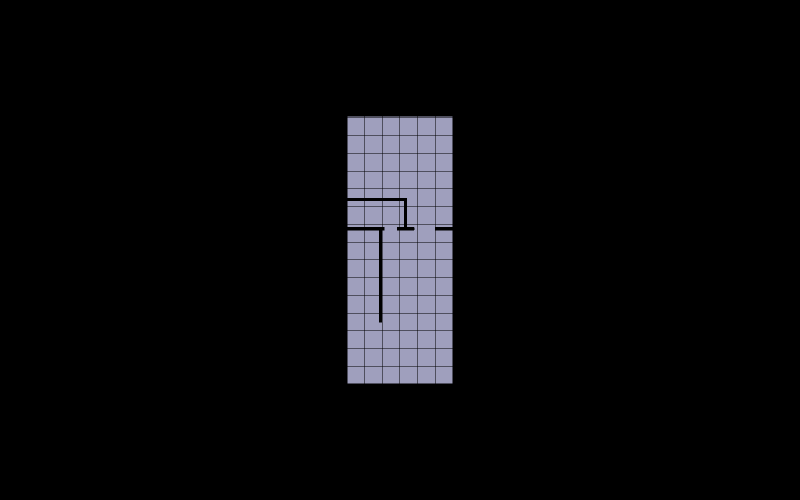
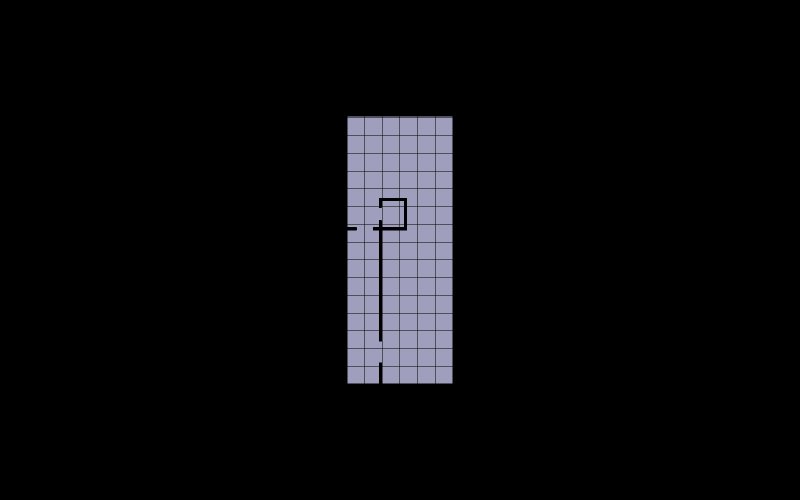
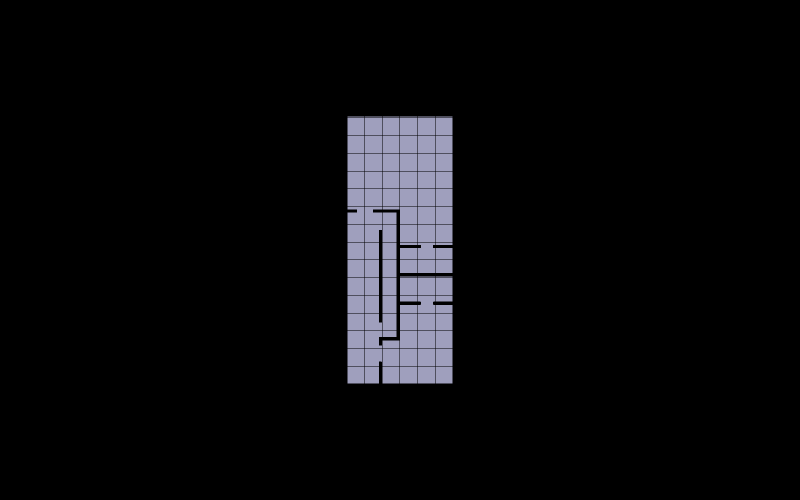
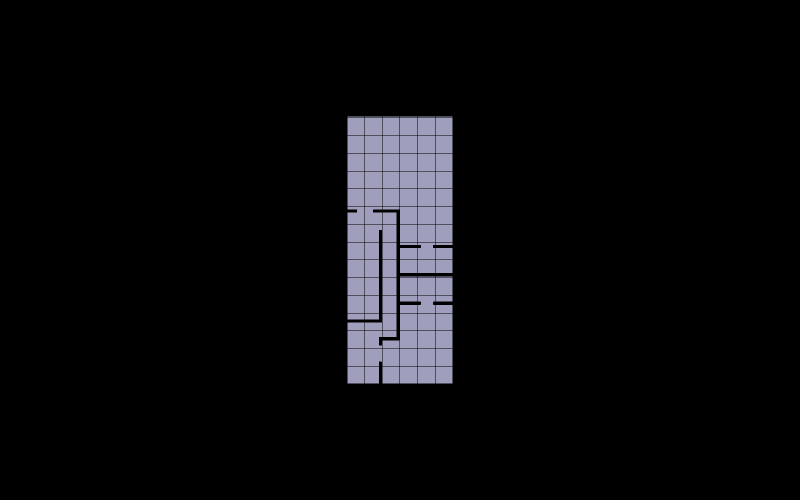

Source (notebook cell) for these figures, in order:
### Markdown cell above
## 8. Show the grid shells

### Code cell
for name, shell in floor_shells.items():
    print(f"\n── {name} ──")
    Topology.Show(
        shell,
        camera=[0, 0, 6],
        faceColor=[210, 210, 250], faceOpacity=0.9,
        edgeColor="black", edgeWidth=1,
        showVertices=False,
        backgroundColor="black",
        width=800, height=500,
        renderer=renderer
    )

### Figure 1 — Plotly figure (JSON) as saved in the notebook; plotly's stock layout.template omitted (floating-point values rounded to 4 significant figures; data arrays with more than 128 entries replaced by an {"elided": "..."} marker saying what was removed)
{"data": [{"hoverinfo": "text", "legendgroup": "2", "legendrank": 2, "line": {"color": "black", "dash": "solid", "width": 1}, "marker": {"size": 0}, "mode": "lines", "name": "1: Untitled (Edges)", "showlegend": false, "text": "", "type": "scatter3d", "x": {"elided": "825 float values"}, "y": {"elided": "825 float values"}, "z": {"elided": "825 int values"}}, {"cmax": 1, "cmin": 0, "color": "#D2D2FA", "colorscale": [[0, "#440154"], [0.1111, "#482878"], [0.2222, "#3e4989"], [0.3333, "#31688e"], [0.4444, "#26828e"], [0.5556, "#1f9e89"], [0.6667, "#35b779"], [0.7778, "#6ece58"], [0.8889, "#b5de2b"], [1, "#fde725"]], "flatshading": true, "hoverinfo": "text", "hovertext": "", "i": {"elided": "240 int values"}, "j": {"elided": "240 int values"}, "k": {"elided": "240 int values"}, "legendgroup": "3", "legendrank": 3, "lighting": {"facenormalsepsilon": 0}, "name": "1: Untitled (Faces)", "opacity": 0.9, "showlegend": false, "showscale": false, "text": "", "type": "mesh3d", "x": {"elided": "167 float values"}, "y": {"elided": "167 float values"}, "z": {"elided": "167 int values"}}], "layout": {"autosize": true, "height": 500, "margin": {"b": 40, "l": 40, "r": 40, "t": 40}, "paper_bgcolor": "#000000", "plot_bgcolor": "#000000", "scene": {"aspectmode": "data", "camera": {"center": {"x": 0, "y": 0, "z": 0}, "eye": {"x": 0, "y": 0, "z": 6}, "projection": {"type": "perspective"}, "up": {"x": 0, "y": 1, "z": 0}}, "xaxis": {"visible": false}, "yaxis": {"visible": false}, "zaxis": {"visible": false}}, "showlegend": true, "width": 800, "xaxis": {"showgrid": false, "visible": false, "zeroline": false}, "yaxis": {"showgrid": false, "visible": false, "zeroline": false}}}

### Figure 2 — Plotly figure (JSON) as saved in the notebook; plotly's stock layout.template omitted (floating-point values rounded to 4 significant figures; data arrays with more than 128 entries replaced by an {"elided": "..."} marker saying what was removed)
{"data": [{"hoverinfo": "text", "legendgroup": "2", "legendrank": 2, "line": {"color": "black", "dash": "solid", "width": 1}, "marker": {"size": 0}, "mode": "lines", "name": "1: Untitled (Edges)", "showlegend": false, "text": "", "type": "scatter3d", "x": {"elided": "855 float values"}, "y": {"elided": "855 float values"}, "z": {"elided": "855 float values"}}, {"cmax": 1, "cmin": 0, "color": "#D2D2FA", "colorscale": [[0, "#440154"], [0.1111, "#482878"], [0.2222, "#3e4989"], [0.3333, "#31688e"], [0.4444, "#26828e"], [0.5556, "#1f9e89"], [0.6667, "#35b779"], [0.7778, "#6ece58"], [0.8889, "#b5de2b"], [1, "#fde725"]], "flatshading": true, "hoverinfo": "text", "hovertext": "", "i": {"elided": "250 int values"}, "j": {"elided": "250 int values"}, "k": {"elided": "250 int values"}, "legendgroup": "3", "legendrank": 3, "lighting": {"facenormalsepsilon": 0}, "name": "1: Untitled (Faces)", "opacity": 0.9, "showlegend": false, "showscale": false, "text": "", "type": "mesh3d", "x": {"elided": "175 float values"}, "y": {"elided": "175 float values"}, "z": {"elided": "175 float values"}}], "layout": {"autosize": true, "height": 500, "margin": {"b": 40, "l": 40, "r": 40, "t": 40}, "paper_bgcolor": "#000000", "plot_bgcolor": "#000000", "scene": {"aspectmode": "data", "camera": {"center": {"x": 0, "y": 0, "z": 0}, "eye": {"x": 0, "y": 0, "z": 6}, "projection": {"type": "perspective"}, "up": {"x": 0, "y": 1, "z": 0}}, "xaxis": {"visible": false}, "yaxis": {"visible": false}, "zaxis": {"visible": false}}, "showlegend": true, "width": 800, "xaxis": {"showgrid": false, "visible": false, "zeroline": false}, "yaxis": {"showgrid": false, "visible": false, "zeroline": false}}}

### Figure 3 — Plotly figure (JSON) as saved in the notebook; plotly's stock layout.template omitted (floating-point values rounded to 4 significant figures; data arrays with more than 128 entries replaced by an {"elided": "..."} marker saying what was removed)
{"data": [{"hoverinfo": "text", "legendgroup": "2", "legendrank": 2, "line": {"color": "black", "dash": "solid", "width": 1}, "marker": {"size": 0}, "mode": "lines", "name": "1: Untitled (Edges)", "showlegend": false, "text": "", "type": "scatter3d", "x": {"elided": "984 float values"}, "y": {"elided": "984 float values"}, "z": {"elided": "984 float values"}}, {"cmax": 1, "cmin": 0, "color": "#D2D2FA", "colorscale": [[0, "#440154"], [0.1111, "#482878"], [0.2222, "#3e4989"], [0.3333, "#31688e"], [0.4444, "#26828e"], [0.5556, "#1f9e89"], [0.6667, "#35b779"], [0.7778, "#6ece58"], [0.8889, "#b5de2b"], [1, "#fde725"]], "flatshading": true, "hoverinfo": "text", "hovertext": "", "i": {"elided": "284 int values"}, "j": {"elided": "284 int values"}, "k": {"elided": "284 int values"}, "legendgroup": "3", "legendrank": 3, "lighting": {"facenormalsepsilon": 0}, "name": "1: Untitled (Faces)", "opacity": 0.9, "showlegend": false, "showscale": false, "text": "", "type": "mesh3d", "x": {"elided": "209 float values"}, "y": {"elided": "209 float values"}, "z": {"elided": "209 float values"}}], "layout": {"autosize": true, "height": 500, "margin": {"b": 40, "l": 40, "r": 40, "t": 40}, "paper_bgcolor": "#000000", "plot_bgcolor": "#000000", "scene": {"aspectmode": "data", "camera": {"center": {"x": 0, "y": 0, "z": 0}, "eye": {"x": 0, "y": 0, "z": 6}, "projection": {"type": "perspective"}, "up": {"x": 0, "y": 1, "z": 0}}, "xaxis": {"visible": false}, "yaxis": {"visible": false}, "zaxis": {"visible": false}}, "showlegend": true, "width": 800, "xaxis": {"showgrid": false, "visible": false, "zeroline": false}, "yaxis": {"showgrid": false, "visible": false, "zeroline": false}}}

### Figure 4 — Plotly figure (JSON) as saved in the notebook; plotly's stock layout.template omitted (floating-point values rounded to 4 significant figures; data arrays with more than 128 entries replaced by an {"elided": "..."} marker saying what was removed)
{"data": [{"hoverinfo": "text", "legendgroup": "2", "legendrank": 2, "line": {"color": "black", "dash": "solid", "width": 1}, "marker": {"size": 0}, "mode": "lines", "name": "1: Untitled (Edges)", "showlegend": false, "text": "", "type": "scatter3d", "x": {"elided": "999 float values"}, "y": {"elided": "999 float values"}, "z": {"elided": "999 float values"}}, {"cmax": 1, "cmin": 0, "color": "#D2D2FA", "colorscale": [[0, "#440154"], [0.1111, "#482878"], [0.2222, "#3e4989"], [0.3333, "#31688e"], [0.4444, "#26828e"], [0.5556, "#1f9e89"], [0.6667, "#35b779"], [0.7778, "#6ece58"], [0.8889, "#b5de2b"], [1, "#fde725"]], "flatshading": true, "hoverinfo": "text", "hovertext": "", "i": {"elided": "286 int values"}, "j": {"elided": "286 int values"}, "k": {"elided": "286 int values"}, "legendgroup": "3", "legendrank": 3, "lighting": {"facenormalsepsilon": 0}, "name": "1: Untitled (Faces)", "opacity": 0.9, "showlegend": false, "showscale": false, "text": "", "type": "mesh3d", "x": {"elided": "216 float values"}, "y": {"elided": "216 float values"}, "z": {"elided": "216 float values"}}], "layout": {"autosize": true, "height": 500, "margin": {"b": 40, "l": 40, "r": 40, "t": 40}, "paper_bgcolor": "#000000", "plot_bgcolor": "#000000", "scene": {"aspectmode": "data", "camera": {"center": {"x": 0, "y": 0, "z": 0}, "eye": {"x": 0, "y": 0, "z": 6}, "projection": {"type": "perspective"}, "up": {"x": 0, "y": 1, "z": 0}}, "xaxis": {"visible": false}, "yaxis": {"visible": false}, "zaxis": {"visible": false}}, "showlegend": true, "width": 800, "xaxis": {"showgrid": false, "visible": false, "zeroline": false}, "yaxis": {"showgrid": false, "visible": false, "zeroline": false}}}
